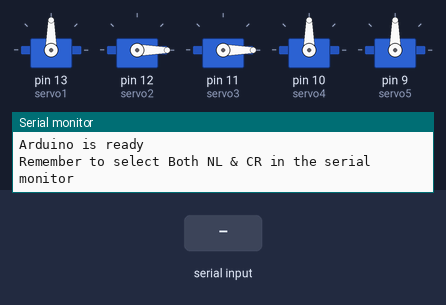
A sketch run on a simulated Arduino Uno, built with avr-gcc and run on an emulated ATmega328P. Shown: 5 × servo, the last lines printed to the serial monitor. Inputs (shaded band) come from the test bench.

Above: at 1.2 s.
1.3 s: "1" received over the second serial link
At 2.2 s:
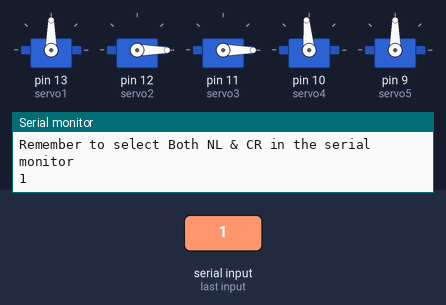
2.8 s: "1" received over the second serial link
At 3.4 s:
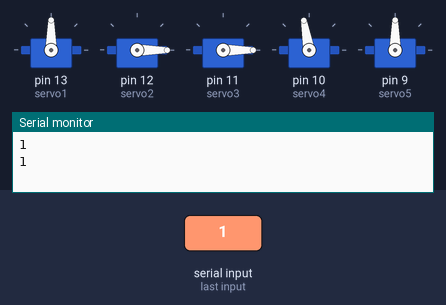
4.3 s: "2" received over the second serial link
At 5.7 s:
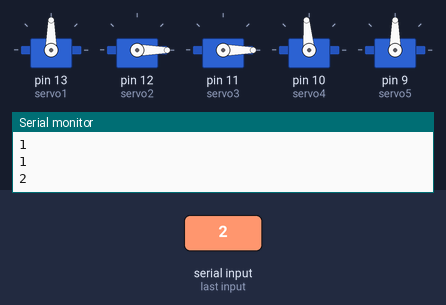
Timing chart, 0 to 7.3 s (numbered marks = the images above; inputs shaded):
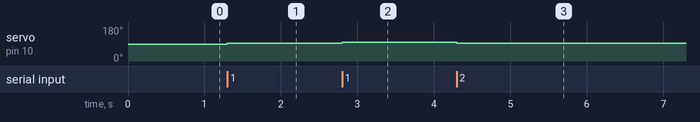

Measured:
- after the input at 1.3 s, servo on pin 10 (servo4): 90° → 95° at once
- after the input at 2.8 s, servo on pin 10 (servo4): 95° → 100° at once
- after the input at 4.3 s, servo on pin 10 (servo4): 100° → 95° at once

The sketch:

Mouth_gesture_robot_arm.ino
```cpp
#include <SoftwareSerial.h>//bluetooth signal decoder library
SoftwareSerial BTserial(0, 1); //bluetooth in/out (tx/rx) assigned
#include <Servo.h>

Servo servo1;
Servo servo2;
Servo servo3;
Servo servo4;
Servo servo5;
char serialInput;
int InitAngle = 90;
int angle;

void setup() {
  // put your setup code here, to run once:
  //pinMode(pin, OUTPUT);
  //digitalWrite(pin, LOW);
  Serial.begin(9600);
  BTserial.begin(9600);
  Serial.println("Arduino is ready");
  Serial.println("Remember to select Both NL & CR in the serial monitor");

  servo1.attach(13);  // attaches the servo on pin 9 to the servo object
  servo2.attach(12);
  servo3.attach(11);
  servo4.attach(10);
  servo5.attach(9);

  servo1.write(InitAngle);
  servo2.write(0);
  servo3.write(0);
  servo4.write(InitAngle);
  servo5.write(InitAngle);
}

void loop() {
  // put your main code here, to run repeatedly:

  int angle1 = servo1.read();
  int angle2 = servo2.read();
  int angle3 = servo3.read();
  int angle4 = servo4.read();
  int angle5 = servo5.read();
  if (BTserial.available() > 0) //statement checks if serial input from bluetooth device is readable
  {
    serialInput = BTserial.read();//variable assigned to reading
    Serial.println(serialInput);//reading is prinred to monitor
    //Serial.println();

  }

  if (serialInput == '1')
  {
    angle4+=5;
    servo4.write(angle4);
    delay(10);
    serialInput = 0;
  }
  if (serialInput == '2')
  {
    angle4-=5;
    servo4.write(angle4);
    delay(10);
    serialInput = 0;
  }


}
```
